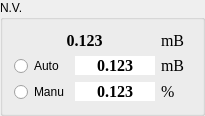
           <widget class="QGroupBox" name="groupBox_4">
            <property name="minimumSize">
             <size>
              <width>0</width>
              <height>0</height>
             </size>
            </property>
            <property name="title">
             <string>N.V.</string>
            </property>
            <layout class="QVBoxLayout" name="verticalLayout_5">
             <item>
              <layout class="QHBoxLayout" name="horizontalLayout_19">
               <item>
                <widget class="QLabel" name="lb_nv_pressure">
                 <property name="sizePolicy">
                  <sizepolicy hsizetype="Preferred" vsizetype="Fixed">
                   <horstretch>0</horstretch>
                   <verstretch>0</verstretch>
                  </sizepolicy>
                 </property>
                 <property name="minimumSize">
                  <size>
                   <width>80</width>
                   <height>0</height>
                  </size>
                 </property>
                 <property name="maximumSize">
                  <size>
                   <width>1000</width>
                   <height>16777215</height>
                  </size>
                 </property>
                 <property name="font">
                  <font>
                   <family>Times New Roman</family>
                   <pointsize>12</pointsize>
                   <bold>true</bold>
                  </font>
                 </property>
                 <property name="styleSheet">
                  <string notr="true"/>
                 </property>
                 <property name="text">
                  <string>0.123</string>
                 </property>
                 <property name="alignment">
                  <set>Qt::AlignCenter</set>
                 </property>
                </widget>
               </item>
               <item>
                <widget class="QLabel" name="label1_34">
                 <property name="sizePolicy">
                  <sizepolicy hsizetype="Fixed" vsizetype="Fixed">
                   <horstretch>0</horstretch>
                   <verstretch>0</verstretch>
                  </sizepolicy>
                 </property>
                 <property name="minimumSize">
                  <size>
                   <width>30</width>
                   <height>0</height>
                  </size>
                 </property>
                 <property name="maximumSize">
                  <size>
                   <width>30</width>
                   <height>16777215</height>
                  </size>
                 </property>
                 <property name="font">
                  <font>
                   <family>Times New Roman</family>
                   <pointsize>12</pointsize>
                  </font>
                 </property>
                 <property name="text">
                  <string>mB</string>
                 </property>
                </widget>
               </item>
              </layout>
             </item>
             <item>
              <layout class="QHBoxLayout" name="horizontalLayout_22">
               <item>
                <widget class="QRadioButton" name="rb_itc_heater_on_3">
                 <property name="minimumSize">
                  <size>
                   <width>55</width>
                   <height>0</height>
                  </size>
                 </property>
                 <property name="maximumSize">
                  <size>
                   <width>55</width>
                   <height>16777215</height>
                  </size>
                 </property>
                 <property name="text">
                  <string>Auto</string>
                 </property>
                </widget>
               </item>
               <item>
                <widget class="QLabel" name="lb_nv_pressure_goal">
                 <property name="sizePolicy">
                  <sizepolicy hsizetype="Fixed" vsizetype="Fixed">
                   <horstretch>0</horstretch>
                   <verstretch>0</verstretch>
                  </sizepolicy>
                 </property>
                 <property name="minimumSize">
                  <size>
                   <width>80</width>
                   <height>0</height>
                  </size>
                 </property>
                 <property name="maximumSize">
                  <size>
                   <width>10000</width>
                   <height>16777215</height>
                  </size>
                 </property>
                 <property name="font">
                  <font>
                   <family>Times New Roman</family>
                   <pointsize>12</pointsize>
                   <bold>true</bold>
                  </font>
                 </property>
                 <property name="styleSheet">
                  <string notr="true">background-color: rgb(255, 255, 255);</string>
                 </property>
                 <property name="text">
                  <string>0.123</string>
                 </property>
                 <property name="alignment">
                  <set>Qt::AlignCenter</set>
                 </property>
                </widget>
               </item>
               <item>
                <widget class="QLabel" name="label1_33">
                 <property name="sizePolicy">
                  <sizepolicy hsizetype="Fixed" vsizetype="Fixed">
                   <horstretch>0</horstretch>
                   <verstretch>0</verstretch>
                  </sizepolicy>
                 </property>
                 <property name="minimumSize">
                  <size>
                   <width>30</width>
                   <height>0</height>
                  </size>
                 </property>
                 <property name="maximumSize">
                  <size>
                   <width>30</width>
                   <height>16777215</height>
                  </size>
                 </property>
                 <property name="font">
                  <font>
                   <family>Times New Roman</family>
                   <pointsize>12</pointsize>
                  </font>
                 </property>
                 <property name="text">
                  <string>mB</string>
                 </property>
                </widget>
               </item>
              </layout>
             </item>
             <item>
              <layout class="QHBoxLayout" name="horizontalLayout_20">
               <item>
                <widget class="QRadioButton" name="rb_itc_heater_off_3">
                 <property name="minimumSize">
                  <size>
                   <width>55</width>
                   <height>0</height>
                  </size>
                 </property>
                 <property name="maximumSize">
                  <size>
                   <width>55</width>
                   <height>16777215</height>
                  </size>
                 </property>
                 <property name="text">
                  <string>Manu</string>
                 </property>
                </widget>
               </item>
               <item>
                <widget class="QLabel" name="lb_nv_heater">
                 <property name="sizePolicy">
                  <sizepolicy hsizetype="Fixed" vsizetype="Fixed">
                   <horstretch>0</horstretch>
                   <verstretch>0</verstretch>
                  </sizepolicy>
                 </property>
                 <property name="minimumSize">
                  <size>
                   <width>80</width>
                   <height>0</height>
                  </size>
                 </property>
                 <property name="maximumSize">
                  <size>
                   <width>10000</width>
                   <height>16777215</height>
                  </size>
                 </property>
                 <property name="font">
                  <font>
                   <family>Times New Roman</family>
                   <pointsize>12</pointsize>
                   <bold>true</bold>
                  </font>
                 </property>
                 <property name="styleSheet">
                  <string notr="true">background-color: rgb(255, 255, 255);</string>
                 </property>
                 <property name="text">
                  <string>0.123</string>
                 </property>
                 <property name="alignment">
                  <set>Qt::AlignCenter</set>
                 </property>
                </widget>
               </item>
               <item>
                <widget class="QLabel" name="label1_31">
                 <property name="sizePolicy">
                  <sizepolicy hsizetype="Fixed" vsizetype="Fixed">
                   <horstretch>0</horstretch>
                   <verstretch>0</verstretch>
                  </sizepolicy>
                 </property>
                 <property name="minimumSize">
                  <size>
                   <width>30</width>
                   <height>0</height>
                  </size>
                 </property>
                 <property name="maximumSize">
                  <size>
                   <width>30</width>
                   <height>16777215</height>
                  </size>
                 </property>
                 <property name="font">
                  <font>
                   <family>Times New Roman</family>
                   <pointsize>12</pointsize>
                  </font>
                 </property>
                 <property name="text">
                  <string>%</string>
                 </property>
                </widget>
               </item>
              </layout>
             </item>
            </layout>
           </widget>
